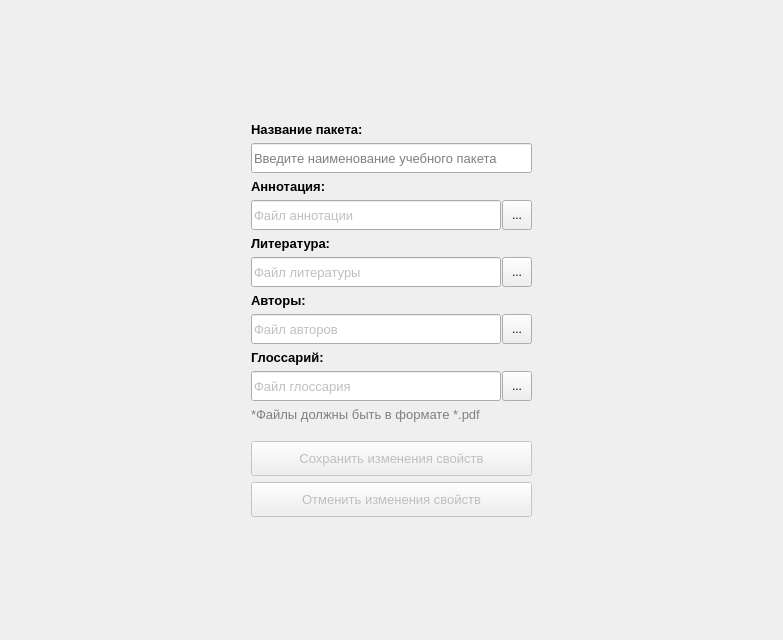
      <widget class="QWidget" name="tabProperties">
       <attribute name="title">
        <string>Свойства</string>
       </attribute>
       <layout class="QHBoxLayout" name="horizontalLayout_8">
        <property name="leftMargin">
         <number>5</number>
        </property>
        <property name="topMargin">
         <number>5</number>
        </property>
        <property name="rightMargin">
         <number>5</number>
        </property>
        <property name="bottomMargin">
         <number>5</number>
        </property>
        <item>
         <spacer name="horizontalSpacerPropertiesLeft">
          <property name="orientation">
           <enum>Qt::Horizontal</enum>
          </property>
          <property name="sizeHint" stdset="0">
           <size>
            <width>246</width>
            <height>20</height>
           </size>
          </property>
         </spacer>
        </item>
        <item>
         <layout class="QVBoxLayout" name="verticalLayout_18">
          <item>
           <spacer name="verticalSpacerPropertiesUp">
            <property name="orientation">
             <enum>Qt::Vertical</enum>
            </property>
            <property name="sizeHint" stdset="0">
             <size>
              <width>20</width>
              <height>117</height>
             </size>
            </property>
           </spacer>
          </item>
          <item>
           <layout class="QVBoxLayout" name="verticalLayout_17">
            <item>
             <layout class="QVBoxLayout" name="verticalLayout_3">
              <item>
               <widget class="QLabel" name="label_6">
                <property name="font">
                 <font>
                  <pointsize>10</pointsize>
                  <weight>75</weight>
                  <bold>true</bold>
                 </font>
                </property>
                <property name="text">
                 <string>Название пакета:</string>
                </property>
               </widget>
              </item>
              <item>
               <widget class="QLineEdit" name="linePackageName">
                <property name="minimumSize">
                 <size>
                  <width>275</width>
                  <height>30</height>
                 </size>
                </property>
                <property name="font">
                 <font>
                  <pointsize>10</pointsize>
                 </font>
                </property>
                <property name="placeholderText">
                 <string>Введите наименование учебного пакета</string>
                </property>
               </widget>
              </item>
             </layout>
            </item>
            <item>
             <layout class="QVBoxLayout" name="verticalLayout_4">
              <item>
               <widget class="QLabel" name="label_7">
                <property name="font">
                 <font>
                  <pointsize>10</pointsize>
                  <weight>75</weight>
                  <bold>true</bold>
                 </font>
                </property>
                <property name="text">
                 <string>Аннотация:</string>
                </property>
               </widget>
              </item>
              <item>
               <layout class="QHBoxLayout" name="horizontalLayout_5">
                <property name="spacing">
                 <number>1</number>
                </property>
                <item>
                 <widget class="QLineEdit" name="linePathToAnnotation">
                  <property name="minimumSize">
                   <size>
                    <width>250</width>
                    <height>30</height>
                   </size>
                  </property>
                  <property name="font">
                   <font>
                    <pointsize>10</pointsize>
                   </font>
                  </property>
                  <property name="styleSheet">
                   <string notr="true">color: grey;</string>
                  </property>
                  <property name="text">
                   <string/>
                  </property>
                  <property name="readOnly">
                   <bool>true</bool>
                  </property>
                  <property name="placeholderText">
                   <string>Файл аннотации</string>
                  </property>
                 </widget>
                </item>
                <item>
                 <widget class="QToolButton" name="buttonPathToAnnotation">
                  <property name="minimumSize">
                   <size>
                    <width>30</width>
                    <height>30</height>
                   </size>
                  </property>
                  <property name="text">
                   <string>...</string>
                  </property>
                 </widget>
                </item>
               </layout>
              </item>
             </layout>
            </item>
            <item>
             <layout class="QVBoxLayout" name="verticalLayout_14">
              <item>
               <widget class="QLabel" name="label_8">
                <property name="font">
                 <font>
                  <pointsize>10</pointsize>
                  <weight>75</weight>
                  <bold>true</bold>
                 </font>
                </property>
                <property name="text">
                 <string>Литература:</string>
                </property>
               </widget>
              </item>
              <item>
               <layout class="QHBoxLayout" name="horizontalLayout_6">
                <property name="spacing">
                 <number>1</number>
                </property>
                <item>
                 <widget class="QLineEdit" name="linePathToLiterature">
                  <property name="minimumSize">
                   <size>
                    <width>250</width>
                    <height>30</height>
                   </size>
                  </property>
                  <property name="font">
                   <font>
                    <pointsize>10</pointsize>
                   </font>
                  </property>
                  <property name="styleSheet">
                   <string notr="true">color: grey;</string>
                  </property>
                  <property name="readOnly">
                   <bool>true</bool>
                  </property>
                  <property name="placeholderText">
                   <string>Файл литературы</string>
                  </property>
                 </widget>
                </item>
                <item>
                 <widget class="QToolButton" name="buttonPathToLiterature">
                  <property name="minimumSize">
                   <size>
                    <width>30</width>
                    <height>30</height>
                   </size>
                  </property>
                  <property name="text">
                   <string>...</string>
                  </property>
                 </widget>
                </item>
               </layout>
              </item>
             </layout>
            </item>
            <item>
             <layout class="QVBoxLayout" name="verticalLayout_16">
              <item>
               <widget class="QLabel" name="label_9">
                <property name="font">
                 <font>
                  <pointsize>10</pointsize>
                  <weight>75</weight>
                  <bold>true</bold>
                 </font>
                </property>
                <property name="text">
                 <string>Авторы:</string>
                </property>
               </widget>
              </item>
              <item>
               <layout class="QHBoxLayout" name="horizontalLayout_7">
                <property name="spacing">
                 <number>1</number>
                </property>
                <item>
                 <widget class="QLineEdit" name="linePathToAuthor">
                  <property name="minimumSize">
                   <size>
                    <width>250</width>
                    <height>30</height>
                   </size>
                  </property>
                  <property name="font">
                   <font>
                    <pointsize>10</pointsize>
                   </font>
                  </property>
                  <property name="styleSheet">
                   <string notr="true">color: grey;</string>
                  </property>
                  <property name="readOnly">
                   <bool>true</bool>
                  </property>
                  <property name="placeholderText">
                   <string>Файл авторов</string>
                  </property>
                 </widget>
                </item>
                <item>
                 <widget class="QToolButton" name="buttonPathToAuthor">
                  <property name="minimumSize">
                   <size>
                    <width>30</width>
                    <height>30</height>
                   </size>
                  </property>
                  <property name="text">
                   <string>...</string>
                  </property>
                 </widget>
                </item>
               </layout>
              </item>
             </layout>
            </item>
            <item>
             <layout class="QVBoxLayout" name="verticalLayout_19">
              <item>
               <widget class="QLabel" name="label_19">
                <property name="font">
                 <font>
                  <pointsize>10</pointsize>
                  <weight>75</weight>
                  <bold>true</bold>
                 </font>
                </property>
                <property name="text">
                 <string>Глоссарий:</string>
                </property>
               </widget>
              </item>
              <item>
               <layout class="QHBoxLayout" name="horizontalLayout_9">
                <property name="spacing">
                 <number>1</number>
                </property>
                <item>
                 <widget class="QLineEdit" name="linePathToGlossary">
                  <property name="minimumSize">
                   <size>
                    <width>250</width>
                    <height>30</height>
                   </size>
                  </property>
                  <property name="font">
                   <font>
                    <pointsize>10</pointsize>
                   </font>
                  </property>
                  <property name="styleSheet">
                   <string notr="true">color: grey;</string>
                  </property>
                  <property name="readOnly">
                   <bool>true</bool>
                  </property>
                  <property name="placeholderText">
                   <string>Файл глоссария</string>
                  </property>
                 </widget>
                </item>
                <item>
                 <widget class="QToolButton" name="buttonPathToGlossary">
                  <property name="minimumSize">
                   <size>
                    <width>30</width>
                    <height>30</height>
                   </size>
                  </property>
                  <property name="text">
                   <string>...</string>
                  </property>
                 </widget>
                </item>
               </layout>
              </item>
             </layout>
            </item>
            <item>
             <widget class="QLabel" name="label_18">
              <property name="font">
               <font>
                <pointsize>10</pointsize>
                <weight>50</weight>
                <bold>false</bold>
               </font>
              </property>
              <property name="text">
               <string>&lt;html&gt;&lt;head/&gt;&lt;body&gt;&lt;p&gt;&lt;span style=&quot; color:#808080;&quot;&gt;*Файлы должны быть в формате *.pdf&lt;/span&gt;&lt;/p&gt;&lt;/body&gt;&lt;/html&gt;</string>
              </property>
             </widget>
            </item>
            <item>
             <spacer name="verticalSpacer">
              <property name="orientation">
               <enum>Qt::Vertical</enum>
              </property>
              <property name="sizeType">
               <enum>QSizePolicy::Fixed</enum>
              </property>
              <property name="sizeHint" stdset="0">
               <size>
                <width>20</width>
                <height>13</height>
               </size>
              </property>
             </spacer>
            </item>
            <item>
             <widget class="QPushButton" name="buttonPropertiesSave">
              <property name="enabled">
               <bool>false</bool>
              </property>
              <property name="minimumSize">
               <size>
                <width>0</width>
                <height>35</height>
               </size>
              </property>
              <property name="font">
               <font>
                <pointsize>10</pointsize>
                <weight>50</weight>
                <bold>false</bold>
               </font>
              </property>
              <property name="text">
               <string>Сохранить изменения свойств</string>
              </property>
             </widget>
            </item>
            <item>
             <widget class="QPushButton" name="buttonPropertiesUndo">
              <property name="enabled">
               <bool>false</bool>
              </property>
              <property name="minimumSize">
               <size>
                <width>0</width>
                <height>35</height>
               </size>
              </property>
              <property name="font">
               <font>
                <pointsize>10</pointsize>
                <weight>50</weight>
                <bold>false</bold>
               </font>
              </property>
              <property name="text">
               <string>Отменить изменения свойств</string>
              </property>
             </widget>
            </item>
           </layout>
          </item>
          <item>
           <spacer name="verticalSpacerPropertiesDown">
            <property name="orientation">
             <enum>Qt::Vertical</enum>
            </property>
            <property name="sizeHint" stdset="0">
             <size>
              <width>20</width>
              <height>118</height>
             </size>
            </property>
           </spacer>
          </item>
         </layout>
        </item>
        <item>
         <spacer name="horizontalSpacerPropertiesRight">
          <property name="orientation">
           <enum>Qt::Horizontal</enum>
          </property>
          <property name="sizeHint" stdset="0">
           <size>
            <width>246</width>
            <height>20</height>
           </size>
          </property>
         </spacer>
        </item>
       </layout>
      </widget>
